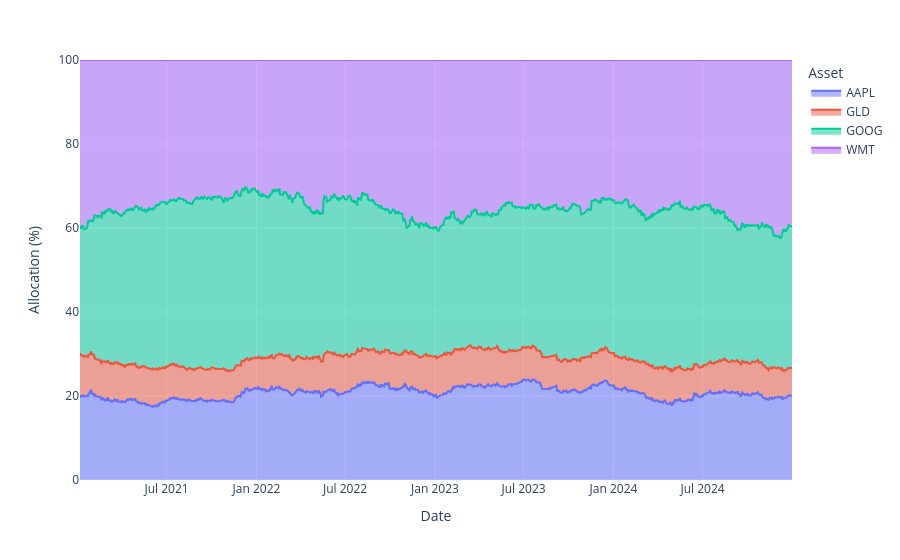

Here is the notebook cell this chart was saved with:
### Code cell
fig = px.area(
    allocation_drifts * 100,
    x = allocation_drifts.index,
    y = allocation_drifts.columns,
    labels = {
        'x': 'Date',
        'value': 'Allocation (%)',
        'variable': 'Asset'
    }
)
fig.update_layout(
    yaxis_title="Allocation (%)",
    yaxis_range=[0, 100],
    hovermode="x unified",
    legend_title="Asset"
)
fig.show()

### Figure 1 — Plotly figure (JSON) as saved in the notebook; plotly's stock layout.template omitted (floating-point values rounded to 4 significant figures; data arrays with more than 128 entries replaced by an {"elided": "..."} marker saying what was removed)
{"data": [{"fillpattern": {"shape": ""}, "hovertemplate": "Ticker=AAPL<br>Date=%{x}<br>Allocation (%)=%{y}<extra></extra>", "legendgroup": "AAPL", "line": {"color": "#636efa"}, "marker": {"symbol": "circle"}, "mode": "lines", "name": "AAPL", "orientation": "v", "showlegend": true, "stackgroup": "1", "type": "scatter", "x": {"elided": "1004 str values"}, "xaxis": "x", "y": {"elided": "1004 float values"}, "yaxis": "y"}, {"fillpattern": {"shape": ""}, "hovertemplate": "Ticker=GLD<br>Date=%{x}<br>Allocation (%)=%{y}<extra></extra>", "legendgroup": "GLD", "line": {"color": "#EF553B"}, "marker": {"symbol": "circle"}, "mode": "lines", "name": "GLD", "orientation": "v", "showlegend": true, "stackgroup": "1", "type": "scatter", "x": {"elided": "1004 str values"}, "xaxis": "x", "y": {"elided": "1004 float values"}, "yaxis": "y"}, {"fillpattern": {"shape": ""}, "hovertemplate": "Ticker=GOOG<br>Date=%{x}<br>Allocation (%)=%{y}<extra></extra>", "legendgroup": "GOOG", "line": {"color": "#00cc96"}, "marker": {"symbol": "circle"}, "mode": "lines", "name": "GOOG", "orientation": "v", "showlegend": true, "stackgroup": "1", "type": "scatter", "x": {"elided": "1004 str values"}, "xaxis": "x", "y": {"elided": "1004 float values"}, "yaxis": "y"}, {"fillpattern": {"shape": ""}, "hovertemplate": "Ticker=WMT<br>Date=%{x}<br>Allocation (%)=%{y}<extra></extra>", "legendgroup": "WMT", "line": {"color": "#ab63fa"}, "marker": {"symbol": "circle"}, "mode": "lines", "name": "WMT", "orientation": "v", "showlegend": true, "stackgroup": "1", "type": "scatter", "x": {"elided": "1004 str values"}, "xaxis": "x", "y": {"elided": "1004 float values"}, "yaxis": "y"}], "layout": {"hovermode": "x unified", "legend": {"title": {"text": "Asset"}, "tracegroupgap": 0}, "margin": {"t": 60}, "xaxis": {"anchor": "y", "domain": [0, 1], "title": {"text": "Date"}}, "yaxis": {"anchor": "x", "domain": [0, 1], "range": [0, 100], "title": {"text": "Allocation (%)"}}}}
